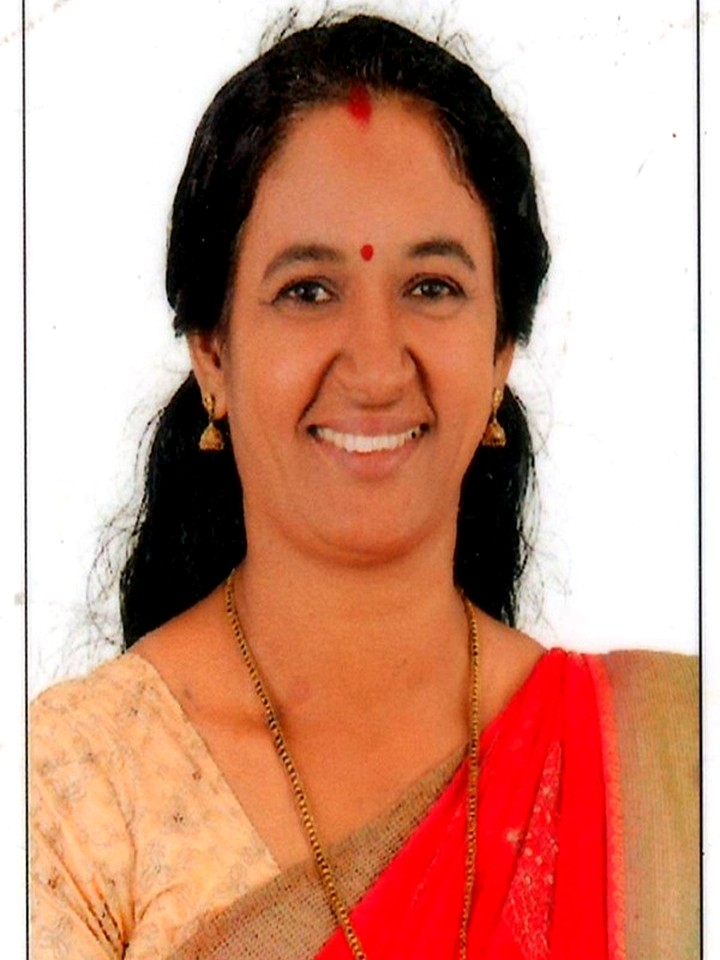
#> input picture src/assets/administration/members/ward-01.jpg, 720 x 960 px, found by its file name; its folder holds only this picture in this run
$ python tune_member_photos.py
#> lines starting #> are read from the running program, lines starting #| are printed output that depends on the picture
import os
import cv2
import numpy as np
from PIL import Image, ImageOps, ImageEnhance

SRC_DIR = "D:/pazhayannur.com/src/assets/administration/members"
TARGET_W, TARGET_H = 720, 960  # 3:4 portrait, matches the card's aspect-[3/4]

face_cascade = cv2.CascadeClassifier(
    cv2.data.haarcascades + "haarcascade_frontalface_default.xml"
)


def detect_face_box(cv_img):
    gray = cv2.cvtColor(cv_img, cv2.COLOR_BGR2GRAY)
    gray = cv2.equalizeHist(gray)
    faces = face_cascade.detectMultiScale(
        gray, scaleFactor=1.08, minNeighbors=5, minSize=(60, 60)
    )
    if len(faces) == 0:
        return None
    # pick the largest detected face
    faces = sorted(faces, key=lambda f: f[2] * f[3], reverse=True)
    return faces[0]  # x, y, w, h


def compute_crop(img_w, img_h, face_box):
    target_ratio = TARGET_W / TARGET_H

    if face_box is not None:
        fx, fy, fw, fh = face_box
        cx = fx + fw / 2
        cy = fy + fh / 2
        # crop height ~ 3.4x face height so hair + shoulders are included
        crop_h = fh * 3.4
        crop_w = crop_h * target_ratio
        # face center sits about 38% down from the top of the crop
        top = cy - crop_h * 0.42
        left = cx - crop_w / 2
    else:
        # fallback: center crop, trimmed 4% inward to drop scan borders
        crop_h = img_h * 0.92
        crop_w = crop_h * target_ratio
        if crop_w > img_w * 0.92:
            crop_w = img_w * 0.92
            crop_h = crop_w / target_ratio
        top = (img_h - crop_h) / 2
        left = (img_w - crop_w) / 2

    # clamp into image bounds, preserving crop size where possible
    if crop_w > img_w:
        crop_w = img_w
    if crop_h > img_h:
        crop_h = img_h
    left = max(0, min(left, img_w - crop_w))
    top = max(0, min(top, img_h - crop_h))

    return int(left), int(top), int(left + crop_w), int(top + crop_h)


def tune(path):
    cv_img = cv2.imread(path)
#> cv_img is the input picture: shape (960, 720, 3); mean B, G, R 128.4, 148.6, 203.9
    if cv_img is None:
        print("skip (unreadable):", path)
        return
    h, w = cv_img.shape[:2]
    face_box = detect_face_box(cv_img)
#> in detect_face_box, `gray = cv2.cvtColor(cv_img, cv2.COLOR_BGR2GRAY)`:
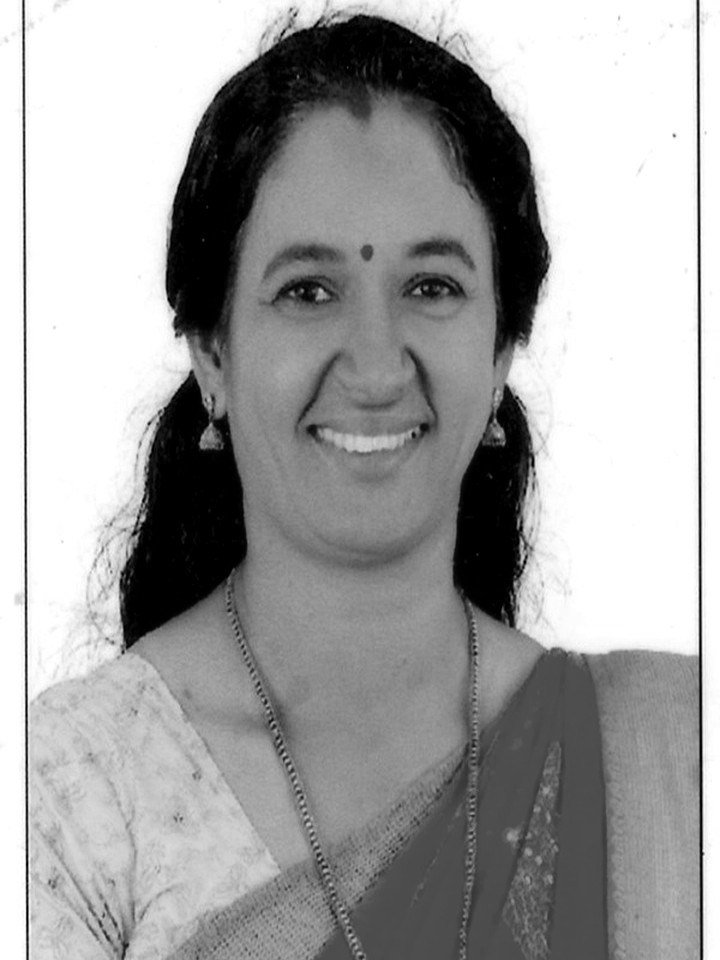
#> gray: shape (960, 720); min 0, max 255, mean 162.8
#> in detect_face_box, `gray = cv2.equalizeHist(gray)`:
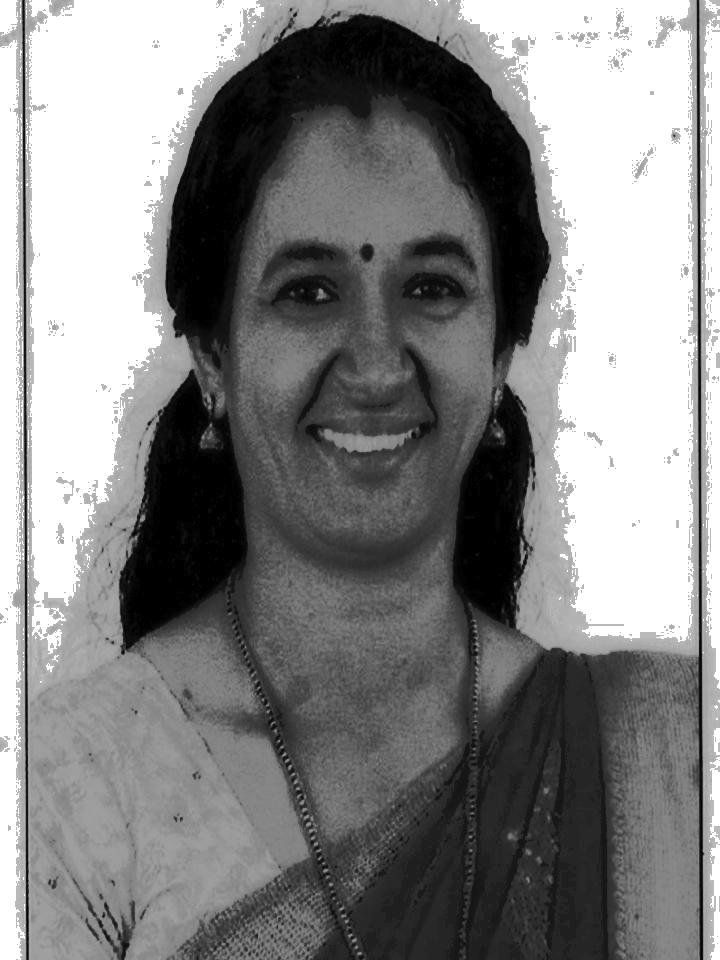
#> gray: shape (960, 720); min 0, max 255, mean 131.9
#> in detect_face_box, `faces = face_cascade.detectMultiScale( gray, scaleFactor=1.08, minNeig..`: faces = [[183, 143, 372, 372]]
#> face_box = [183, 143, 372, 372]
    box = compute_crop(w, h, face_box)
#> in compute_crop, `fx, fy, fw, fh = face_box`: fx = 183; fy = 143; fw = 372
#> in compute_crop, `cx = fx + fw / 2`: cx = 369
#> in compute_crop, `cy = fy + fh / 2`: cy = 329
#> in compute_crop, `crop_h = fh * 3.4`: crop_h = 1264.8
#> in compute_crop, `crop_w = crop_h * target_ratio`: crop_w = 948.6
#> in compute_crop, `top = cy - crop_h * 0.42`: top = -202.2
#> in compute_crop, `left = cx - crop_w / 2`: left = -105.3
#> in compute_crop, `left = max(0, min(left, img_w - crop_w))`: left = 0
#> box = (0, 0, 720, 960)

    im = Image.open(path).convert("RGB")
    im = im.crop(box)
    im = im.resize((TARGET_W, TARGET_H), Image.LANCZOS)

    # normalize levels (fixes washed-out / low-contrast scans), then a
    # gentle contrast + saturation lift so every card reads consistently
    im = ImageOps.autocontrast(im, cutoff=1)
    im = ImageEnhance.Contrast(im).enhance(1.08)
    im = ImageEnhance.Color(im).enhance(1.08)
    im = ImageEnhance.Sharpness(im).enhance(1.15)

    im.save(path, "JPEG", quality=90)
    print("tuned:", os.path.basename(path), "face" if face_box is not None else "fallback-crop")
#| tuned: ward-01.jpg face


for fname in sorted(os.listdir(SRC_DIR)):
    if fname.lower().endswith(".jpg"):
        tune(os.path.join(SRC_DIR, fname))

print("done")

$ run again, on src/assets/administration/members/ward-05.jpg
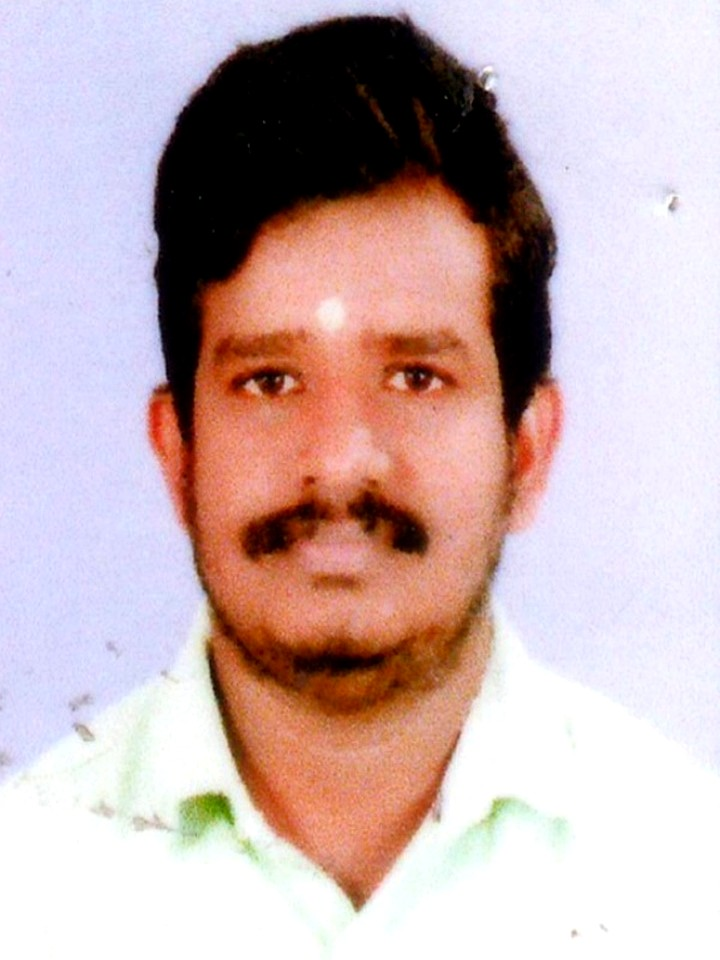
#> input picture src/assets/administration/members/ward-05.jpg, 720 x 960 px, found by its file name
#> in tune, cv_img is the input picture: shape (960, 720, 3); mean B, G, R 178.6, 177.3, 200.5
#> in detect_face_box, `gray = cv2.cvtColor(cv_img, cv2.COLOR_BGR2GRAY)`:
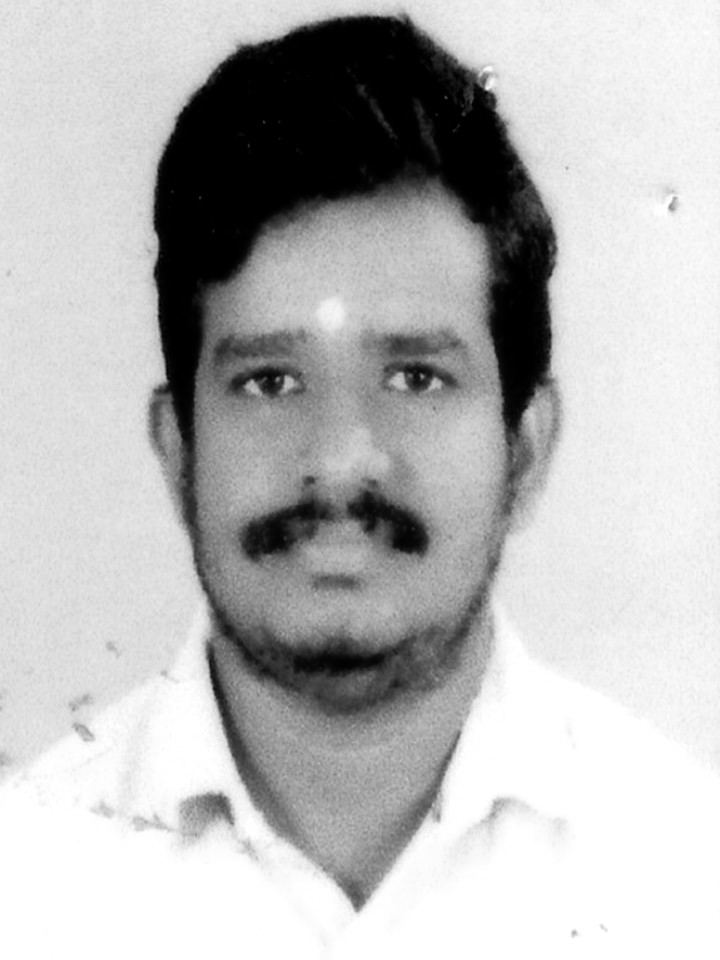
#> gray: shape (960, 720); min 0, max 255, mean 184.4
#> in detect_face_box, `gray = cv2.equalizeHist(gray)`:
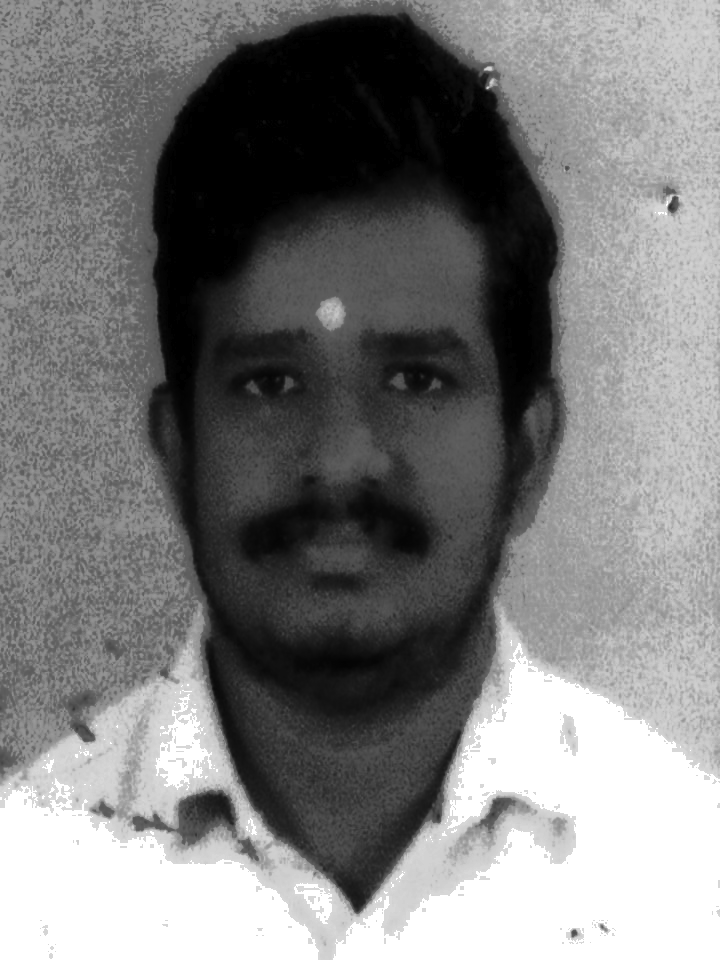
#> gray: shape (960, 720); min 0, max 255, mean 123.3
#> in detect_face_box, `faces = face_cascade.detectMultiScale( gray, scaleFactor=1.08, minNeig..`: faces = [[145, 713, 78, 78], [121, 211, 444, 444], [146, 380, 379, 379]]
#> in detect_face_box, `faces = sorted(faces, key=lambda f: f[2] * f[3], reverse=True)`: faces = [[121, 211, 444, 444], [146, 380, 379, 379], [145, 713, 78, 78]]
#> face_box = [121, 211, 444, 444]
#> fx = 121; fy = 211; fw = 444
#> cx = 343
#> cy = 433
#> in compute_crop, `crop_h = fh * 3.4`: crop_h = 1509.6
#> in compute_crop, `crop_w = crop_h * target_ratio`: crop_w = 1132.2
#> in compute_crop, `top = cy - crop_h * 0.42`: top = -201
#> in compute_crop, `left = cx - crop_w / 2`: left = -223.1
#> in compute_crop, `left = max(0, min(left, img_w - crop_w))`: left = 0
#> box = (0, 0, 720, 960)
#| tuned: ward-05.jpg face

$ run again, on src/assets/administration/members/ward-06.jpg
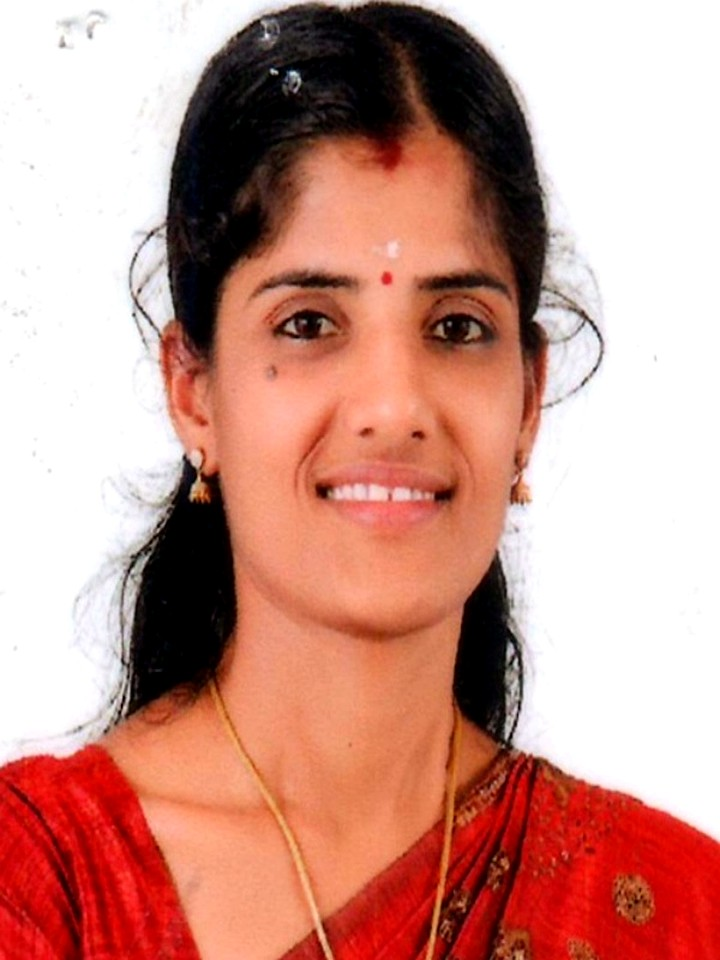
#> input picture src/assets/administration/members/ward-06.jpg, 720 x 960 px, found by its file name
#> in tune, cv_img is the input picture: shape (960, 720, 3); mean B, G, R 136.4, 147.6, 201.4
#> in detect_face_box, `gray = cv2.cvtColor(cv_img, cv2.COLOR_BGR2GRAY)`:
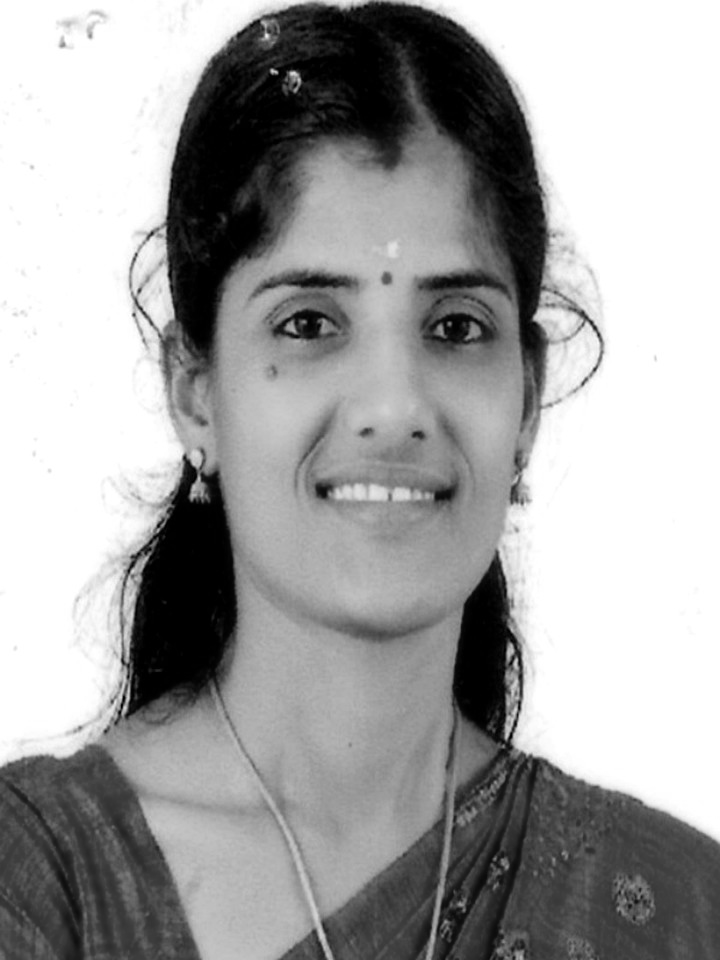
#> gray: shape (960, 720); min 0, max 255, mean 162.4
#> in detect_face_box, `gray = cv2.equalizeHist(gray)`:
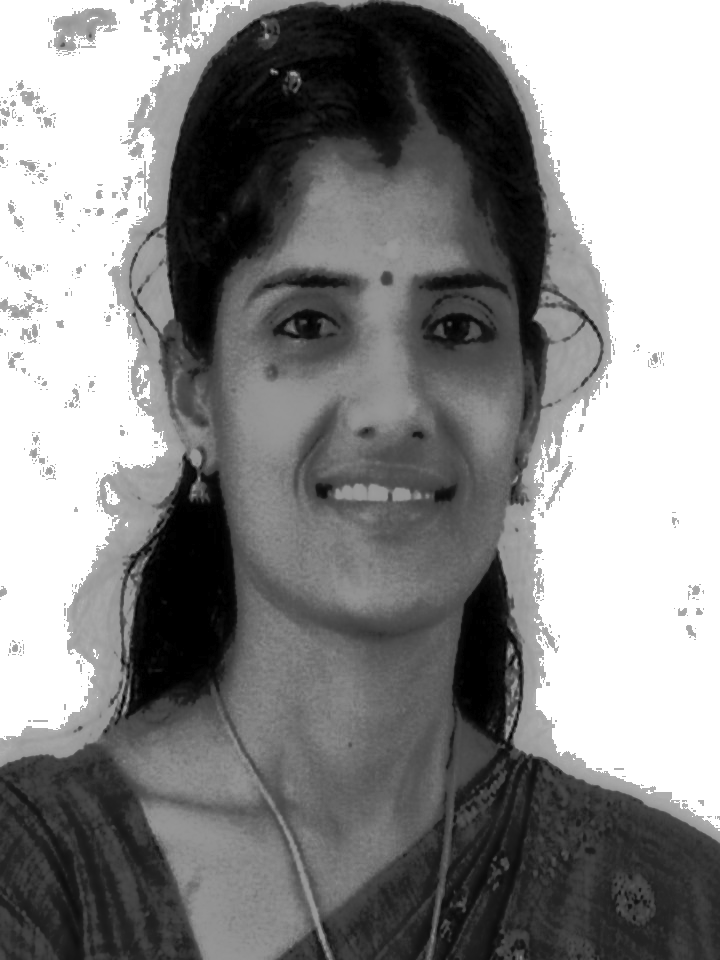
#> gray: shape (960, 720); min 0, max 255, mean 136.4
#> faces = [[172, 166, 423, 423]]
#> face_box = [172, 166, 423, 423]
#> fx = 172; fy = 166; fw = 423
#> cx = 383.5
#> cy = 377.5
#> in compute_crop, `crop_h = fh * 3.4`: crop_h = 1438.2
#> in compute_crop, `crop_w = crop_h * target_ratio`: crop_w = 1078.7
#> in compute_crop, `top = cy - crop_h * 0.42`: top = -226.5
#> in compute_crop, `left = cx - crop_w / 2`: left = -155.8
#> in compute_crop, `left = max(0, min(left, img_w - crop_w))`: left = 0
#> box = (0, 0, 720, 960)
#| tuned: ward-06.jpg face

$ run again, on src/assets/administration/members/ward-07.jpg
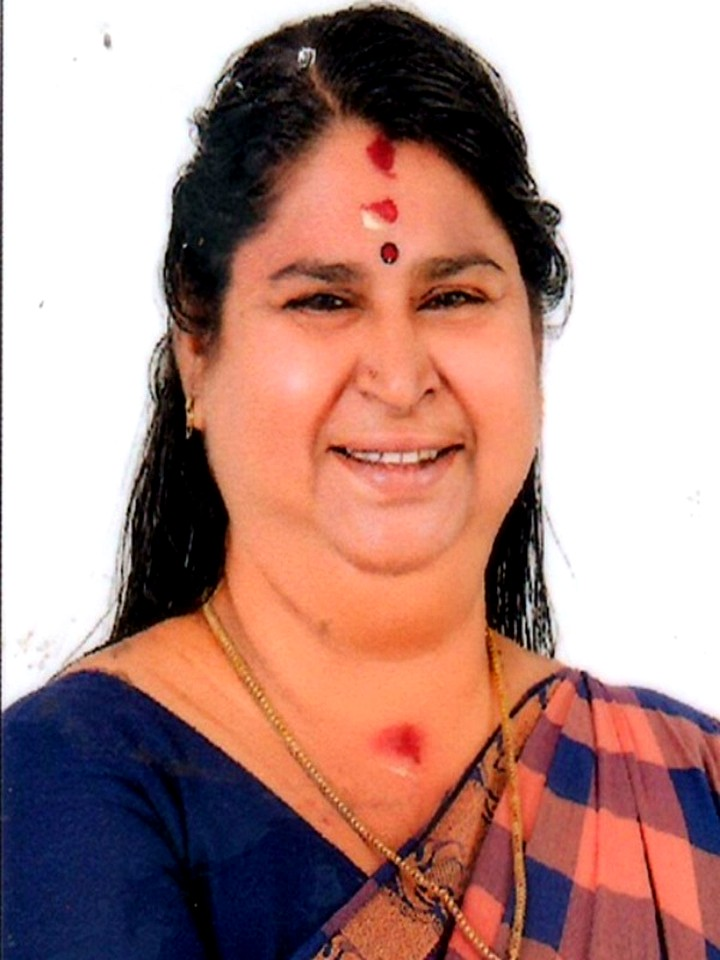
#> input picture src/assets/administration/members/ward-07.jpg, 720 x 960 px, found by its file name
#> in tune, cv_img is the input picture: shape (960, 720, 3); mean B, G, R 135, 141.4, 178.7
#> in detect_face_box, `gray = cv2.cvtColor(cv_img, cv2.COLOR_BGR2GRAY)`:
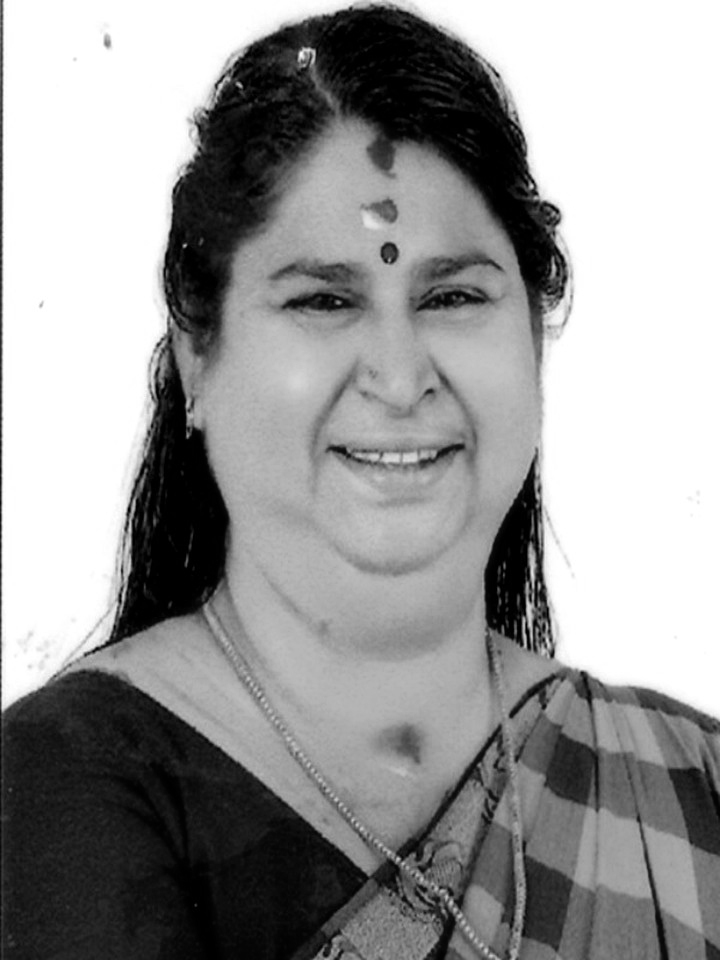
#> gray: shape (960, 720); min 0, max 255, mean 151.8
#> in detect_face_box, `gray = cv2.equalizeHist(gray)`:
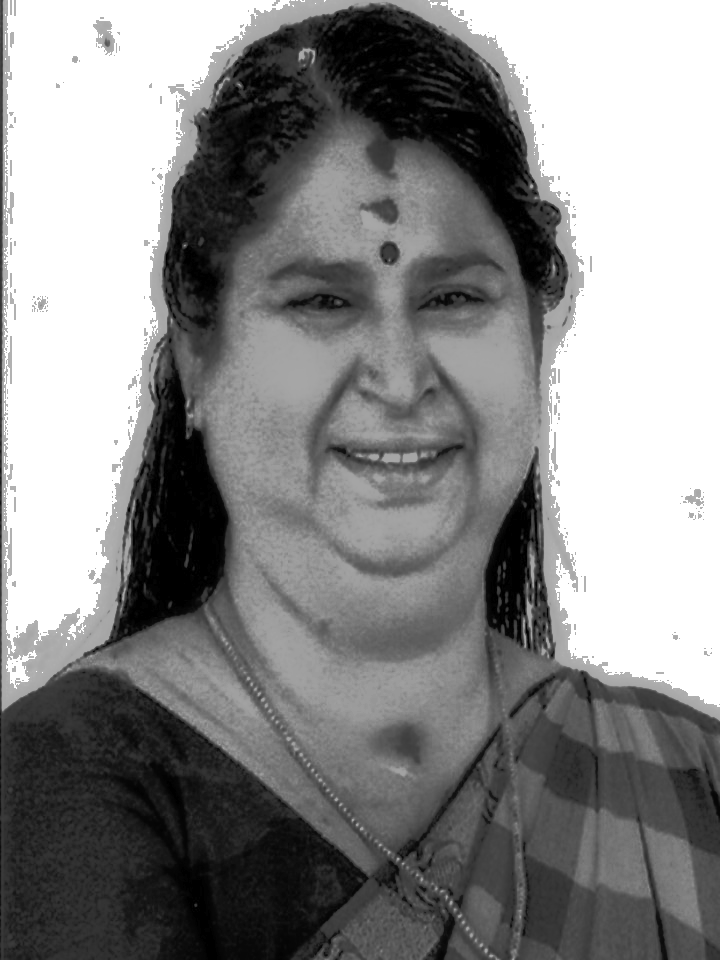
#> gray: shape (960, 720); min 0, max 255, mean 136.2
#> faces = [[176, 141, 409, 409]]
#> face_box = [176, 141, 409, 409]
#> fx = 176; fy = 141; fw = 409
#> cx = 380.5
#> cy = 345.5
#> in compute_crop, `crop_h = fh * 3.4`: crop_h = 1390.6
#> in compute_crop, `crop_w = crop_h * target_ratio`: crop_w = 1042.9
#> in compute_crop, `top = cy - crop_h * 0.42`: top = -238.6
#> in compute_crop, `left = cx - crop_w / 2`: left = -141
#> in compute_crop, `left = max(0, min(left, img_w - crop_w))`: left = 0
#> box = (0, 0, 720, 960)
#| tuned: ward-07.jpg face
